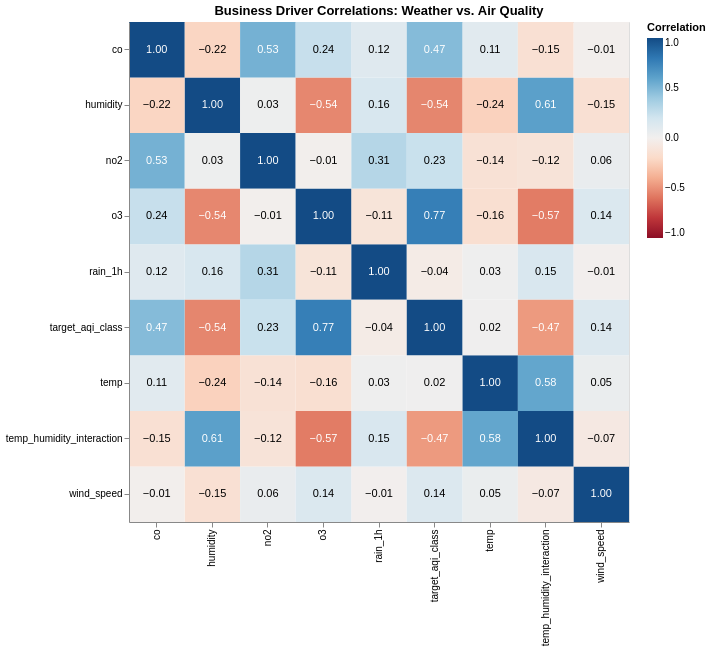

Source (notebook cell):
### Code cell
business_features = [
    'temp', 'humidity', 'wind_speed', 'rain_1h', 
    'temp_humidity_interaction', 'co', 'no2', 'o3', 'target_aqi_class'
]

corr_matrix = df[business_features].corr().reset_index().melt('index')
corr_matrix.columns = ['Variable 1', 'Variable 2', 'Correlation']

heatmap = alt.Chart(corr_matrix).mark_rect().encode(
    x=alt.X('Variable 1:O', title=''),
    y=alt.Y('Variable 2:O', title=''),
    color=alt.Color('Correlation:Q', scale=alt.Scale(scheme='redblue', domain=[-1, 1])),
    tooltip=[
        alt.Tooltip('Variable 1:O'),
        alt.Tooltip('Variable 2:O'),
        alt.Tooltip('Correlation:Q', format='.2f')
    ]
).properties(
    width=500,
    height=500,
    title="Business Driver Correlations: Weather vs. Air Quality"
)

text = heatmap.mark_text(baseline='middle').encode(
    text=alt.Text('Correlation:Q', format='.2f'),
    color=alt.condition(
        abs(alt.datum.Correlation) > 0.4, 
        alt.value('white'), 
        alt.value('black')
    )
)

heatmap + text

### Figure 1 — Vega-Lite specification as saved in the notebook (floating-point values rounded to 4 significant figures)
{"config": {"view": {"continuousWidth": 300, "continuousHeight": 300}}, "layer": [{"mark": {"type": "rect"}, "encoding": {"color": {"field": "Correlation", "scale": {"domain": [-1, 1], "scheme": "redblue"}, "type": "quantitative"}, "tooltip": [{"field": "Variable 1", "type": "ordinal"}, {"field": "Variable 2", "type": "ordinal"}, {"field": "Correlation", "format": ".2f", "type": "quantitative"}], "x": {"field": "Variable 1", "title": "", "type": "ordinal"}, "y": {"field": "Variable 2", "title": "", "type": "ordinal"}}, "title": "Business Driver Correlations: Weather vs. Air Quality"}, {"mark": {"type": "text", "baseline": "middle"}, "encoding": {"color": {"condition": {"test": "(abs(datum.Correlation) > 0.4)", "value": "white"}, "value": "black"}, "text": {"field": "Correlation", "format": ".2f", "type": "quantitative"}, "tooltip": [{"field": "Variable 1", "type": "ordinal"}, {"field": "Variable 2", "type": "ordinal"}, {"field": "Correlation", "format": ".2f", "type": "quantitative"}], "x": {"field": "Variable 1", "title": "", "type": "ordinal"}, "y": {"field": "Variable 2", "title": "", "type": "ordinal"}}, "title": "Business Driver Correlations: Weather vs. Air Quality"}], "data": {"name": "data-67df8ee56f9bc71b97ef419d47063481"}, "height": 500, "width": 500, "$schema": "https://vega.github.io/schema/vega-lite/v5.20.1.json", "datasets": {"data-67df8ee56f9bc71b97ef419d47063481": [{"Variable 1": "temp", "Variable 2": "temp", "Correlation": 1.0}, {"Variable 1": "humidity", "Variable 2": "temp", "Correlation": -0.2393}, {"Variable 1": "wind_speed", "Variable 2": "temp", "Correlation": 0.04907}, {"Variable 1": "rain_1h", "Variable 2": "temp", "Correlation": 0.0258}, {"Variable 1": "temp_humidity_interaction", "Variable 2": "temp", "Correlation": 0.581}, {"Variable 1": "co", "Variable 2": "temp", "Correlation": 0.1088}, {"Variable 1": "no2", "Variable 2": "temp", "Correlation": -0.1372}, {"Variable 1": "o3", "Variable 2": "temp", "Correlation": -0.1554}, {"Variable 1": "target_aqi_class", "Variable 2": "temp", "Correlation": 0.02011}, {"Variable 1": "temp", "Variable 2": "humidity", "Correlation": -0.2393}, {"Variable 1": "humidity", "Variable 2": "humidity", "Correlation": 1.0}, {"Variable 1": "wind_speed", "Variable 2": "humidity", "Correlation": -0.1468}, {"Variable 1": "rain_1h", "Variable 2": "humidity", "Correlation": 0.1612}, {"Variable 1": "temp_humidity_interaction", "Variable 2": "humidity", "Correlation": 0.6078}, {"Variable 1": "co", "Variable 2": "humidity", "Correlation": -0.223}, {"Variable 1": "no2", "Variable 2": "humidity", "Correlation": 0.02821}, {"Variable 1": "o3", "Variable 2": "humidity", "Correlation": -0.5352}, {"Variable 1": "target_aqi_class", "Variable 2": "humidity", "Correlation": -0.5384}, {"Variable 1": "temp", "Variable 2": "wind_speed", "Correlation": 0.04907}, {"Variable 1": "humidity", "Variable 2": "wind_speed", "Correlation": -0.1468}, {"Variable 1": "wind_speed", "Variable 2": "wind_speed", "Correlation": 1.0}, {"Variable 1": "rain_1h", "Variable 2": "wind_speed", "Correlation": -0.005322}, {"Variable 1": "temp_humidity_interaction", "Variable 2": "wind_speed", "Correlation": -0.06622}, {"Variable 1": "co", "Variable 2": "wind_speed", "Correlation": -0.008356}, {"Variable 1": "no2", "Variable 2": "wind_speed", "Correlation": 0.05811}, {"Variable 1": "o3", "Variable 2": "wind_speed", "Correlation": 0.1424}, {"Variable 1": "target_aqi_class", "Variable 2": "wind_speed", "Correlation": 0.1368}, {"Variable 1": "temp", "Variable 2": "rain_1h", "Correlation": 0.0258}, {"Variable 1": "humidity", "Variable 2": "rain_1h", "Correlation": 0.1612}, {"Variable 1": "wind_speed", "Variable 2": "rain_1h", "Correlation": -0.005322}, {"Variable 1": "rain_1h", "Variable 2": "rain_1h", "Correlation": 1.0}, {"Variable 1": "temp_humidity_interaction", "Variable 2": "rain_1h", "Correlation": 0.1548}, {"Variable 1": "co", "Variable 2": "rain_1h", "Correlation": 0.1156}, {"Variable 1": "no2", "Variable 2": "rain_1h", "Correlation": 0.3096}, {"Variable 1": "o3", "Variable 2": "rain_1h", "Correlation": -0.1116}, {"Variable 1": "target_aqi_class", "Variable 2": "rain_1h", "Correlation": -0.04434}, {"Variable 1": "temp", "Variable 2": "temp_humidity_interaction", "Correlation": 0.581}, {"Variable 1": "humidity", "Variable 2": "temp_humidity_interaction", "Correlation": 0.6078}, {"Variable 1": "wind_speed", "Variable 2": "temp_humidity_interaction", "Correlation": -0.06622}, {"Variable 1": "rain_1h", "Variable 2": "temp_humidity_interaction", "Correlation": 0.1548}, {"Variable 1": "temp_humidity_interaction", "Variable 2": "temp_humidity_interaction", "Correlation": 1.0}, {"Variable 1": "co", "Variable 2": "temp_humidity_interaction", "Correlation": -0.1459}, {"Variable 1": "no2", "Variable 2": "temp_humidity_interaction", "Correlation": -0.1208}, {"Variable 1": "o3", "Variable 2": "temp_humidity_interaction", "Correlation": -0.5733}, {"Variable 1": "target_aqi_class", "Variable 2": "temp_humidity_interaction", "Correlation": -0.4697}, {"Variable 1": "temp", "Variable 2": "co", "Correlation": 0.1088}, {"Variable 1": "humidity", "Variable 2": "co", "Correlation": -0.223}, {"Variable 1": "wind_speed", "Variable 2": "co", "Correlation": -0.008356}, {"Variable 1": "rain_1h", "Variable 2": "co", "Correlation": 0.1156}, {"Variable 1": "temp_humidity_interaction", "Variable 2": "co", "Correlation": -0.1459}, {"Variable 1": "co", "Variable 2": "co", "Correlation": 1.0}, {"Variable 1": "no2", "Variable 2": "co", "Correlation": 0.5252}, {"Variable 1": "o3", "Variable 2": "co", "Correlation": 0.2429}, {"Variable 1": "target_aqi_class", "Variable 2": "co", "Correlation": 0.4739}, {"Variable 1": "temp", "Variable 2": "no2", "Correlation": -0.1372}, {"Variable 1": "humidity", "Variable 2": "no2", "Correlation": 0.02821}, {"Variable 1": "wind_speed", "Variable 2": "no2", "Correlation": 0.05811}, {"Variable 1": "rain_1h", "Variable 2": "no2", "Correlation": 0.3096}, {"Variable 1": "temp_humidity_interaction", "Variable 2": "no2", "Correlation": -0.1208}, {"Variable 1": "co", "Variable 2": "no2", "Correlation": 0.5252}, {"Variable 1": "no2", "Variable 2": "no2", "Correlation": 1.0}, {"Variable 1": "o3", "Variable 2": "no2", "Correlation": -0.01098}, {"Variable 1": "target_aqi_class", "Variable 2": "no2", "Correlation": 0.233}, {"Variable 1": "temp", "Variable 2": "o3", "Correlation": -0.1554}, {"Variable 1": "humidity", "Variable 2": "o3", "Correlation": -0.5352}, {"Variable 1": "wind_speed", "Variable 2": "o3", "Correlation": 0.1424}, {"Variable 1": "rain_1h", "Variable 2": "o3", "Correlation": -0.1116}, {"Variable 1": "temp_humidity_interaction", "Variable 2": "o3", "Correlation": -0.5733}, {"Variable 1": "co", "Variable 2": "o3", "Correlation": 0.2429}, {"Variable 1": "no2", "Variable 2": "o3", "Correlation": -0.01098}, {"Variable 1": "o3", "Variable 2": "o3", "Correlation": 1.0}, {"Variable 1": "target_aqi_class", "Variable 2": "o3", "Correlation": 0.7677}, {"Variable 1": "temp", "Variable 2": "target_aqi_class", "Correlation": 0.02011}, {"Variable 1": "humidity", "Variable 2": "target_aqi_class", "Correlation": -0.5384}, {"Variable 1": "wind_speed", "Variable 2": "target_aqi_class", "Correlation": 0.1368}, {"Variable 1": "rain_1h", "Variable 2": "target_aqi_class", "Correlation": -0.04434}, {"Variable 1": "temp_humidity_interaction", "Variable 2": "target_aqi_class", "Correlation": -0.4697}, {"Variable 1": "co", "Variable 2": "target_aqi_class", "Correlation": 0.4739}, {"Variable 1": "no2", "Variable 2": "target_aqi_class", "Correlation": 0.233}, {"Variable 1": "o3", "Variable 2": "target_aqi_class", "Correlation": 0.7677}, {"Variable 1": "target_aqi_class", "Variable 2": "target_aqi_class", "Correlation": 1.0}]}}
